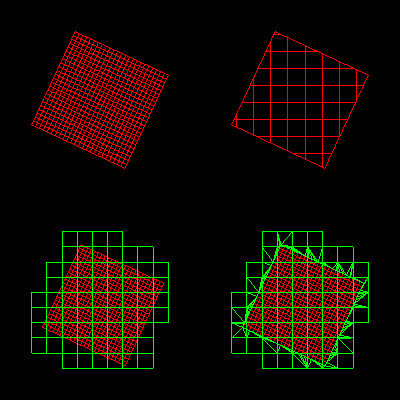

The script that drew this image:
#!/usr/bin/env python

# Demonstrate vtkImprintFilter with BoundaryEdgeInsertion enabled,
# showing four output type permutations (target cells, imprinted cells,
# projected imprint, imprinted region) in a 2x2 renderer grid with a
# rotated and translated imprint plane.

# Factory overrides
import vtkmodules.vtkInteractionStyle  # noqa: F401
import vtkmodules.vtkRenderingFreeType  # noqa: F401
import vtkmodules.vtkRenderingOpenGL2  # noqa: F401

from vtkmodules.vtkCommonTransforms import vtkTransform
from vtkmodules.vtkFiltersGeneral import vtkTransformPolyDataFilter
from vtkmodules.vtkFiltersModeling import vtkImprintFilter
from vtkmodules.vtkFiltersSources import vtkPlaneSource
from vtkmodules.vtkRenderingCore import (
    vtkActor,
    vtkPolyDataMapper,
    vtkRenderWindow,
    vtkRenderWindowInteractor,
    vtkRenderer,
)

resolution = 12

# Target plane
target = vtkPlaneSource()
target.SetXResolution(resolution)
target.SetYResolution(resolution)
target.SetOrigin(0, 0, 0)
target.SetPoint1(10, 0, 0)
target.SetPoint2(0, 10, 0)

# Imprint plane (rotated and translated)
plane_2 = vtkPlaneSource()
plane_2.SetXResolution(2 * resolution)
plane_2.SetYResolution(2 * resolution)
plane_2.SetOrigin(2.25, 2.25, 0)
plane_2.SetPoint1(7.25, 2.25, 0)
plane_2.SetPoint2(2.25, 7.25, 0)

x_form = vtkTransform()
x_form.RotateZ(-25)
x_form.Translate(-1.5, 1.5, 0)

x_form_f = vtkTransformPolyDataFilter()
x_form_f.SetInputConnection(plane_2.GetOutputPort())
x_form_f.SetTransform(x_form)

# Output: target cells with boundary edge insertion
imprint_filter = vtkImprintFilter()
imprint_filter.SetTargetConnection(target.GetOutputPort())
imprint_filter.SetImprintConnection(x_form_f.GetOutputPort())
imprint_filter.SetTolerance(0.001)
imprint_filter.SetOutputTypeToTargetCells()
imprint_filter.BoundaryEdgeInsertionOn()
imprint_filter.Update()

target_mapper = vtkPolyDataMapper()
target_mapper.SetInputConnection(imprint_filter.GetOutputPort())

target_actor = vtkActor()
target_actor.SetMapper(target_mapper)
target_actor.GetProperty().SetRepresentationToWireframe()
target_actor.GetProperty().SetColor(0, 1, 0)

imprint_mapper = vtkPolyDataMapper()
imprint_mapper.SetInputConnection(x_form_f.GetOutputPort())

imprint_actor = vtkActor()
imprint_actor.SetMapper(imprint_mapper)
imprint_actor.GetProperty().SetRepresentationToWireframe()
imprint_actor.GetProperty().SetColor(1, 0, 0)

# Output: imprinted cells
imprint_filter_2 = vtkImprintFilter()
imprint_filter_2.SetTargetConnection(target.GetOutputPort())
imprint_filter_2.SetImprintConnection(x_form_f.GetOutputPort())
imprint_filter_2.SetTolerance(0.001)
imprint_filter_2.SetOutputTypeToImprintedCells()
imprint_filter_2.BoundaryEdgeInsertionOn()
imprint_filter_2.Update()

target_mapper_2 = vtkPolyDataMapper()
target_mapper_2.SetInputConnection(imprint_filter_2.GetOutputPort())

target_actor_2 = vtkActor()
target_actor_2.SetMapper(target_mapper_2)
target_actor_2.GetProperty().SetRepresentationToWireframe()
target_actor_2.GetProperty().SetColor(0, 1, 0)

imprint_mapper_2 = vtkPolyDataMapper()
imprint_mapper_2.SetInputConnection(x_form_f.GetOutputPort())

imprint_actor_2 = vtkActor()
imprint_actor_2.SetMapper(imprint_mapper_2)
imprint_actor_2.GetProperty().SetRepresentationToWireframe()
imprint_actor_2.GetProperty().SetColor(1, 0, 0)

# Output: projected imprint
imprint_filter_3 = vtkImprintFilter()
imprint_filter_3.SetTargetConnection(target.GetOutputPort())
imprint_filter_3.SetImprintConnection(x_form_f.GetOutputPort())
imprint_filter_3.SetTolerance(0.001)
imprint_filter_3.SetOutputTypeToProjectedImprint()
imprint_filter_3.BoundaryEdgeInsertionOn()
imprint_filter_3.Update()

imprint_mapper_3 = vtkPolyDataMapper()
imprint_mapper_3.SetInputConnection(imprint_filter_3.GetOutputPort())

imprint_actor_3 = vtkActor()
imprint_actor_3.SetMapper(imprint_mapper_3)
imprint_actor_3.GetProperty().SetRepresentationToWireframe()
imprint_actor_3.GetProperty().SetColor(1, 0, 0)

# Output: imprinted region
imprint_filter_4 = vtkImprintFilter()
imprint_filter_4.SetTargetConnection(target.GetOutputPort())
imprint_filter_4.SetImprintConnection(x_form_f.GetOutputPort())
imprint_filter_4.SetTolerance(0.001)
imprint_filter_4.SetOutputTypeToImprintedRegion()
imprint_filter_4.BoundaryEdgeInsertionOn()
imprint_filter_4.Update()

imprint_mapper_4 = vtkPolyDataMapper()
imprint_mapper_4.SetInputConnection(imprint_filter_4.GetOutputPort())

imprint_actor_4 = vtkActor()
imprint_actor_4.SetMapper(imprint_mapper_4)
imprint_actor_4.GetProperty().SetRepresentationToWireframe()
imprint_actor_4.GetProperty().SetColor(1, 0, 0)

# Four renderers in a 2x2 grid
renderer_0 = vtkRenderer()
renderer_0.SetViewport(0, 0, 0.5, 0.5)
renderer_0.AddActor(imprint_actor)
renderer_0.AddActor(target_actor)

renderer_1 = vtkRenderer()
renderer_1.SetViewport(0.5, 0, 1, 0.5)
renderer_1.AddActor(imprint_actor_2)
renderer_1.AddActor(target_actor_2)

renderer_2 = vtkRenderer()
renderer_2.SetViewport(0, 0.5, 0.5, 1.0)
renderer_2.AddActor(imprint_actor_3)

renderer_3 = vtkRenderer()
renderer_3.SetViewport(0.5, 0.5, 1, 1)
renderer_3.AddActor(imprint_actor_4)

# Window
render_window = vtkRenderWindow()
render_window.AddRenderer(renderer_0)
render_window.AddRenderer(renderer_1)
render_window.AddRenderer(renderer_2)
render_window.AddRenderer(renderer_3)
render_window.SetSize(400, 400)
render_window.SetWindowName("imprint boundary edge")

# Scene
renderer_0.ResetCamera()

# Interactor
interactor = vtkRenderWindowInteractor()
interactor.SetRenderWindow(render_window)

interactor.Initialize()
interactor.Start()
